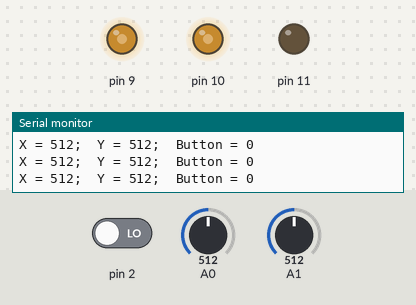
This sketch was run on a simulated Arduino Uno, built with avr-gcc and run on an emulated ATmega328P. Parts: output pins drawn as LEDs (lit = HIGH), the last lines printed to the serial monitor. Inputs (shaded band) come from the test bench; at power-on: A0 = 512, A1 = 512, pin 2 LOW.

Above: at 1.2 s.
1.3 s: A0 set to 110
At 2.2 s:
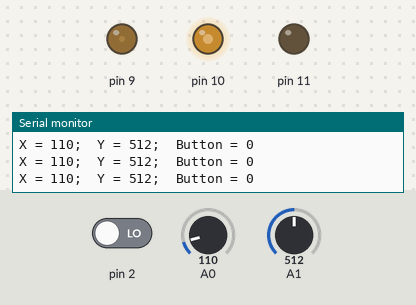
2.8 s: A0 set to 94
At 3.2 s:
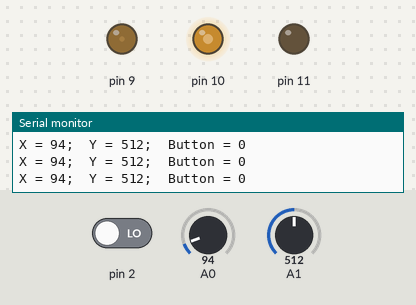
5.8 s: A1 set to 110
At 6.6 s:
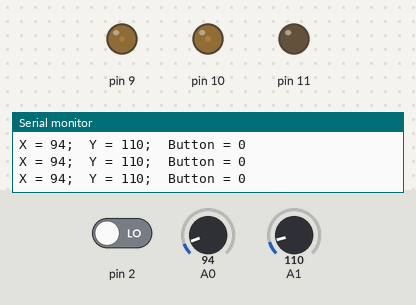
7.3 s: A1 set to 90
At 8.3 s:
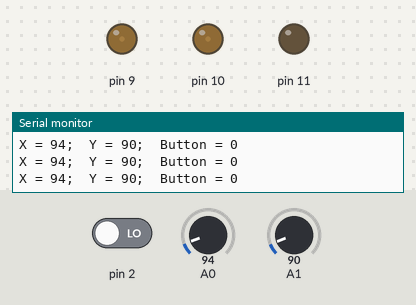
10.3 s: pin 2 driven HIGH
At 11.5 s:
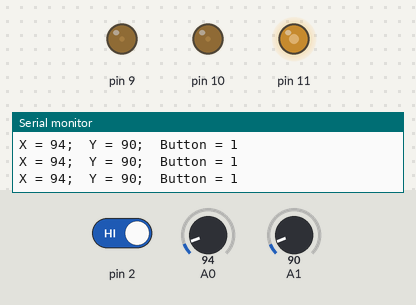
11.8 s: A0 set to 11
At 12.6 s:
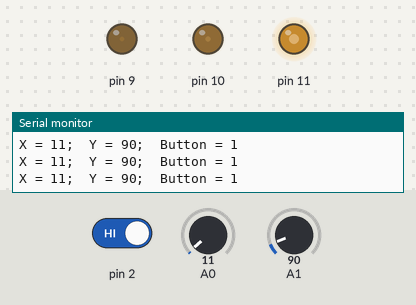
13.3 s: A0 set to 8
Timing chart, 0 to 16.3 s (numbered marks = the images above; inputs shaded):
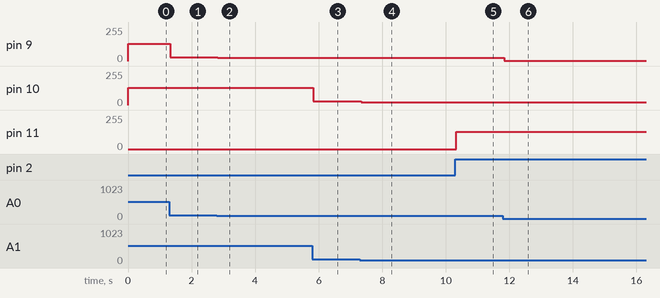

The sketch:

Shake.ino
```cpp
void setup() {
  pinMode(2,INPUT);     //数字2口读入摇杆的按键值
  pinMode(9,OUTPUT);    //RGB LED灯 R值输出口
  pinMode(10,OUTPUT);   //RGB LED灯 G值输出口
  pinMode(11,OUTPUT);   //RGB LED灯 B值输出口
  Serial.begin(9600);   //串口波特率9600
}

void loop() {

  int X = 0;        //初始化摇杆数据X的读入值 范围：0-1023
  int Y = 0;        //初始化摇杆数据X的读入值 范围：0-1023
  int Button = 0;   //初始化摇杆按键的值 范围：0或1

  int Rvalue = 0;   //初始化RGB LED灯 R 值
  int Gvalue = 0;   //初始化RGB LED灯 G 值
  int Bvalue = 0;   //初始化RGB LED灯 B 值

  X = analogRead(A0);   //读摇杆X的值
  Y = analogRead(A1);   //读摇杆X的值
  Button = digitalRead(2);    //读摇杆按键的值

  Serial.print("X = ");      //在串口中输出X、Y、Button的值，用于调试
  Serial.print(X);
  Serial.print(";  Y = ");
  Serial.print(Y);
  Serial.print(";  Button = ");
  Serial.println(Button);

  Rvalue = X / 4;         //计算R、G、B三个颜色值
  Gvalue = Y / 4;
  Bvalue = Button * 128;

  analogWrite(9,Rvalue);    //显示R、G、B三个颜色
  analogWrite(10,Gvalue);
  analogWrite(11,Bvalue);

  delay(10);

}
```

Measured:
- after the input at 1.3 s, pin 9: 128/255 → 27/255 at once
- after the input at 2.8 s, pin 9: 27/255 → 23/255 at once
- after the input at 5.8 s, pin 10: 128/255 → 27/255 at once
- after the input at 7.3 s, pin 10: 27/255 → 22/255 at once
- after the input at 10.3 s, pin 11: 0/255 → 128/255 at once
- after the input at 11.8 s, pin 9: 23/255 → 2/255 at once
